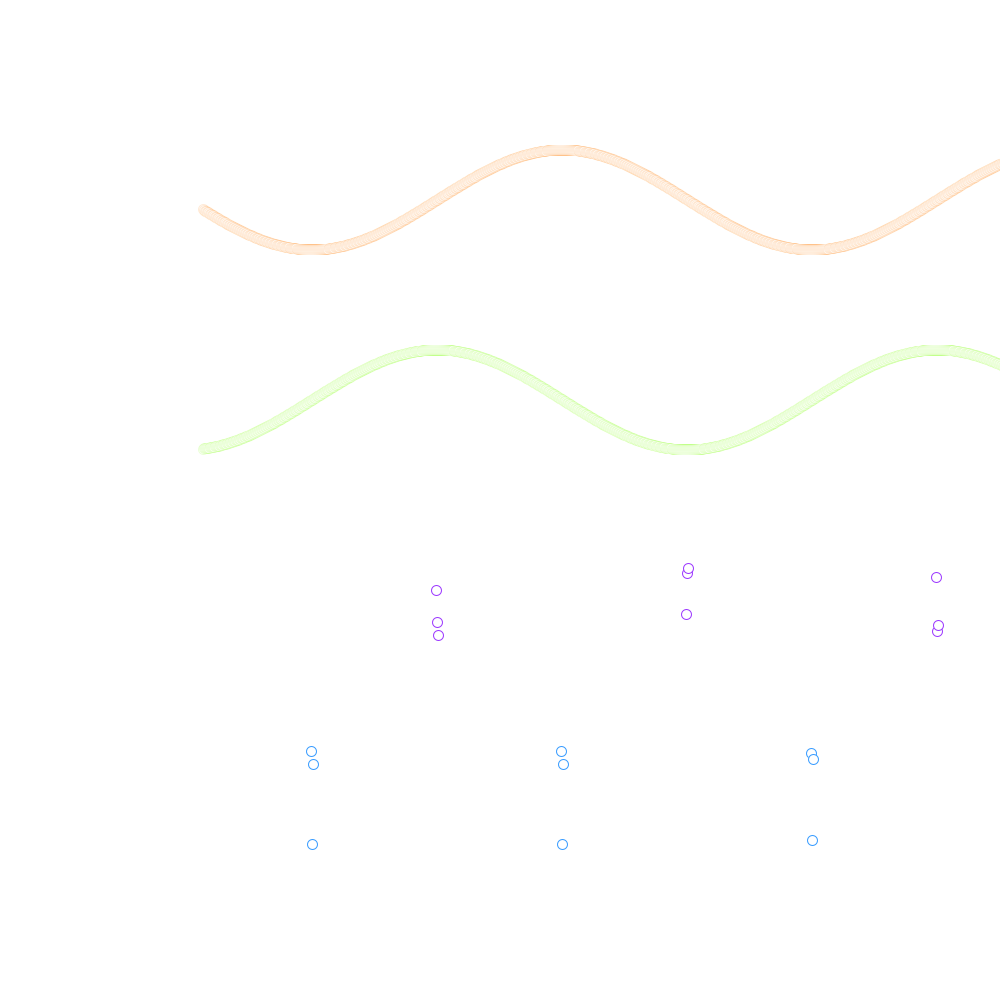
Frame 1 (no input)
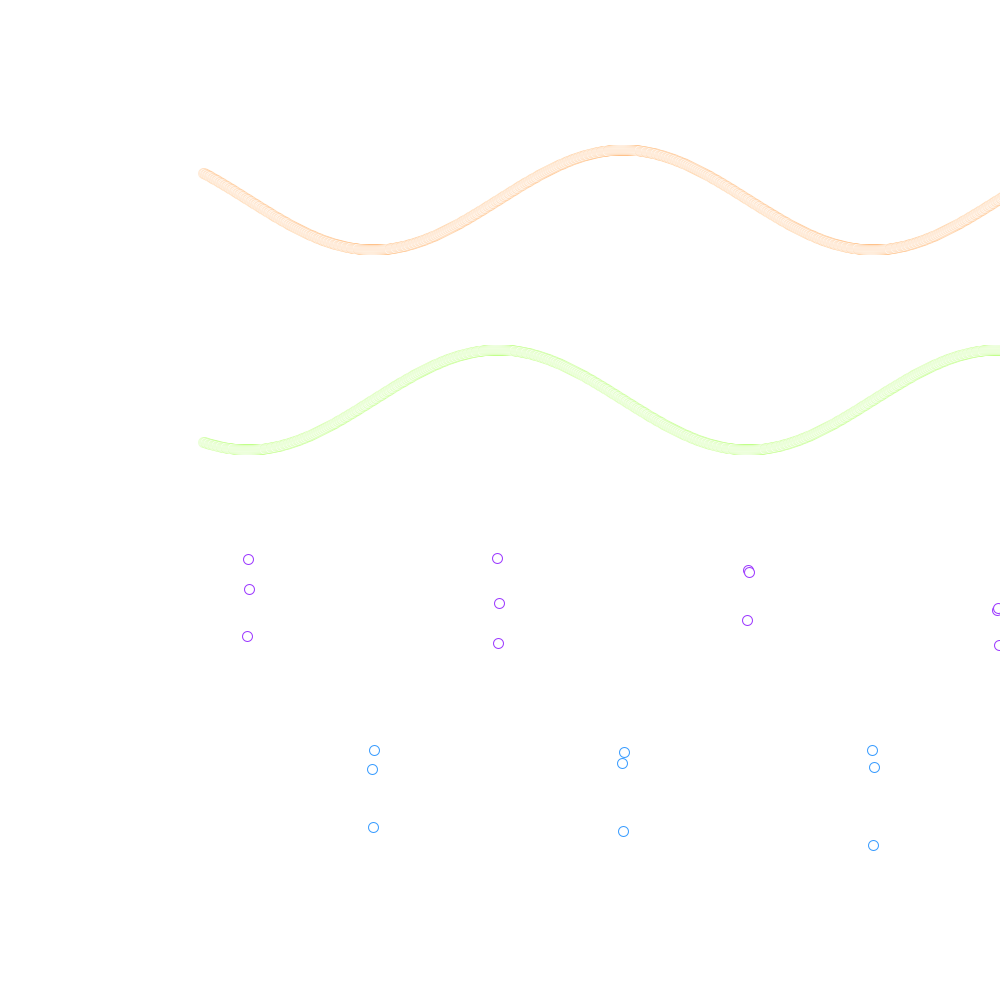
Frame 60 (the mouse pressed at the canvas centre just before this capture)
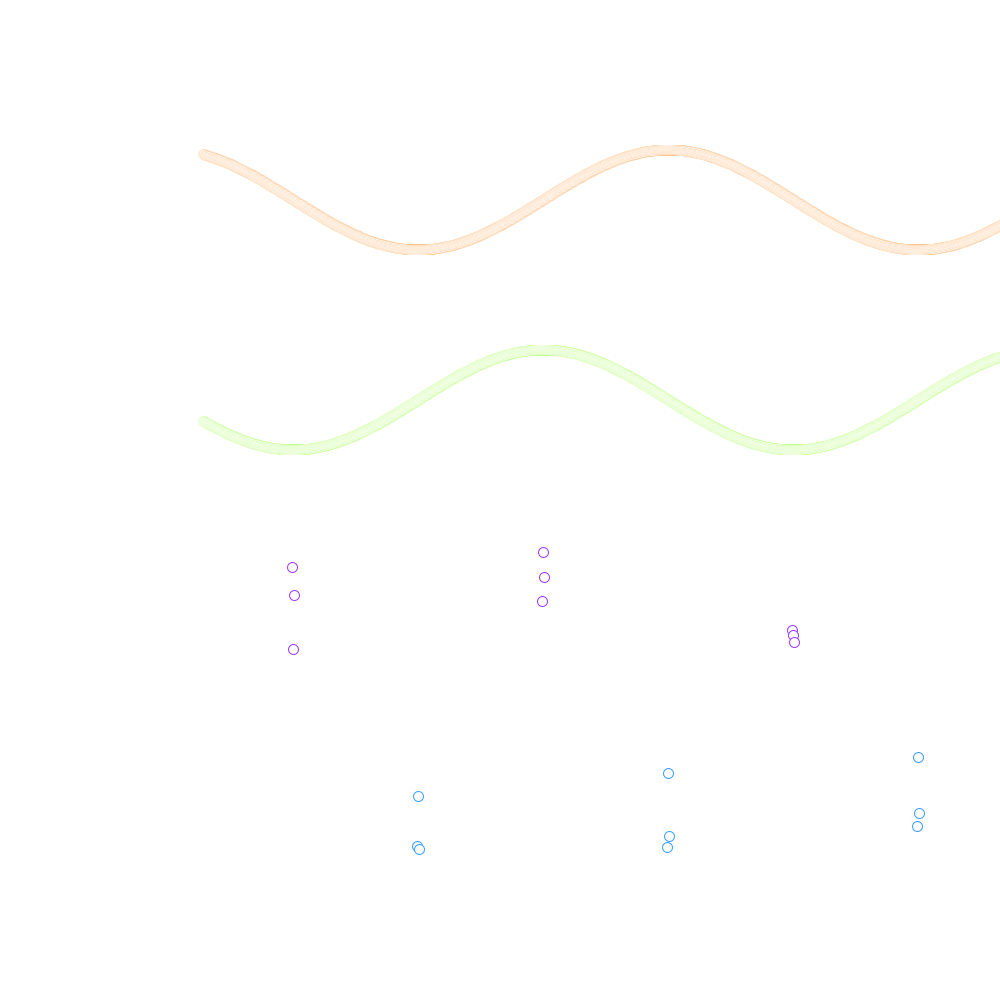
Frame 120 (the mouse held since frame 60 and released just before this capture)

The Processing sketch that drew these frames (run headless with seeded random() and noise(); from frame 60 on, the mouse is pressed at the canvas centre):

// Processing sketch: beautifulMath_v2
// ── beautifulMath_v2.pde


int xspacing = 1;   // How far apart should each horizontal location be spaced
int w;              // Width of entire wave
float theta = 0.0;  // Start angle at 0
float amplitude = 50.0;  // Height of wave
float period = 500.0;  // How many pixels before the wave repeats
float dx;  // Value for incrementing X, a function of period and xspacing
float[] yvalues1;  
float[] yvalues2;
float[] yvalues3;
float[] yvalues4;
float[] yvalues5;
float[] yvalues6;

void setup() {
  size(1000,1000);
  frameRate(30);
  smooth();
  w = width+16;
  dx = (TWO_PI / period) * xspacing;
  yvalues1 = new float[w/xspacing];
  yvalues2 = new float[w/xspacing];
  yvalues3 = new float[w/xspacing];
  yvalues4 = new float[w/xspacing];
  yvalues5 = new float[w/xspacing];
  yvalues6 = new float[w/xspacing];
}

void draw() {
  background(255);
  println(frameRate);
  calcWave();
  renderWave();
}

void calcWave() {  
  theta += 0.2;
  float x = theta;
  for (int i = 0; i < yvalues1.length; i++) {
    yvalues1[i] = sin(x)*amplitude;
    yvalues3[i] = asin(yvalues1[i])*amplitude;   
    yvalues5[i] = sin(yvalues3[i])*amplitude;       
    yvalues2[i] = cos(x)*amplitude;
    yvalues4[i] = acos(yvalues2[i])*amplitude; 
    yvalues6[i] = cos(yvalues4[i])*amplitude;     
    x+=dx;
  }
}



void renderWave() {
  ellipseMode(CENTER);
  for (int x = 0; x < yvalues1.length; x++) {
    stroke(255,155,55,50);    
    ellipse(w*0.2+x*xspacing,200+yvalues1[x],10,10);
  }
  for (int x = 0; x < yvalues2.length; x++) {
    stroke(155,255,55,50);    
    ellipse(w*0.2+x*xspacing,400+yvalues2[x],10,10);
  }
  for (int x = 0; x < yvalues5.length; x++) {
    stroke(155,55,255,250);    
    ellipse(w*0.2+x*xspacing,600+yvalues5[x],10,10);
  }
  for (int x = 0; x < yvalues6.length; x++) {
    stroke(55,155,255,250);    
    ellipse(w*0.2+x*xspacing,800+yvalues6[x],10,10);
  }
  
}
